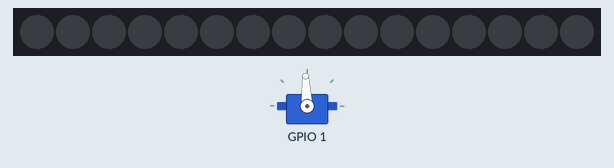
Bench run of a sketch on a simulated ESP32. Shown: 16 RGB LEDs in strip order, left to right, servo. Wiring (inferred from the names in the program): PCA9685 PWM driver at I2C address 0x40. Servo pulses on a pin are drawn as a servo (544–2400 µs = 0–180°); what the sketch prints to the serial monitor is not drawn.

Above: at 2.1 s.
Timing chart, 0 to 23.9 s (numbered marks = the images above):
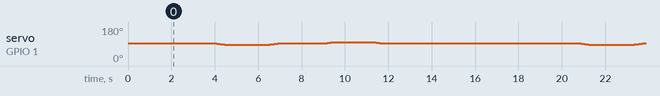

The sketch:

servo_ch1_test.ino
```cpp
/*
 * CYNEXIS — Single Servo Validation: MG996R #1 on PCA9685 CH1
 *
 * Hardware State:
 *   - ESP32: SDA = GPIO 21, SCL = GPIO 22
 *   - PCA9685 Address: 0x40
 *   - Target Channel: CH1 ONLY (CH0 bypassed)
 *   - Servo Power: XL4016 = 5.00V (Multimeter confirmed)
 *   - Servo Horn: DETACHED (Unloaded safety)
 *
 * Sequence:
 *   90° --> 85° --> 90° --> 95° --> 90° (Gradual movement, 0.5° steps @ 40ms)
 */

#include <Wire.h>

#define SDA_PIN       21
#define SCL_PIN       22
#define PCA9685_ADDR  0x40
#define TARGET_CH     1      // CH1 ONLY

#define MODE1         0x00
#define MODE2         0x01
#define PRESCALE      0xFE

// Microseconds for MG996R pulse width (500us = 0°, 1500us = 90°, 2500us = 180°)
#define MIN_US        500
#define MAX_US        2500

void pcaWriteReg(uint8_t reg, uint8_t val) {
  Wire.beginTransmission(PCA9685_ADDR);
  Wire.write(reg);
  Wire.write(val);
  Wire.endTransmission();
}

void setPWM(uint8_t channel, uint16_t on, uint16_t off) {
  uint8_t reg = 0x06 + (4 * channel);
  Wire.beginTransmission(PCA9685_ADDR);
  Wire.write(reg);
  Wire.write(on & 0xFF);
  Wire.write(on >> 8);
  Wire.write(off & 0xFF);
  Wire.write(off >> 8);
  Wire.endTransmission();
}

uint16_t angleToTicks(float angle) {
  if (angle < 0) angle = 0;
  if (angle > 180) angle = 180;

  float us = MIN_US + (angle / 180.0) * (MAX_US - MIN_US);
  // 50 Hz period = 20,000 us across 4096 ticks
  uint16_t ticks = (uint16_t)((us / 20000.0) * 4096.0 + 0.5);
  return ticks;
}

void setServoAngle(float angle) {
  uint16_t ticks = angleToTicks(angle);
  setPWM(TARGET_CH, 0, ticks);
}

void moveGradual(float startAngle, float endAngle, int stepDelayMs) {
  float step = (endAngle > startAngle) ? 0.5 : -0.5;
  float current = startAngle;

  while ((step > 0 && current <= endAngle) || (step < 0 && current >= endAngle)) {
    setServoAngle(current);
    delay(stepDelayMs);
    current += step;
  }
  setServoAngle(endAngle);
}

void setup() {
  Serial.begin(115200);
  while (!Serial && millis() < 3000) { delay(10); }

  Serial.println("\n==========================================");
  Serial.println("  CYNEXIS — SINGLE SERVO TEST (CH1 ONLY)  ");
  Serial.println("==========================================");
  Serial.println("Target: MG996R #1 on PCA9685 CH1");
  Serial.println("Power: XL4016 OUT = 5.00V");
  Serial.println("Horn: DETACHED");
  Serial.println("Sequence: 90° -> 85° -> 90° -> 95° -> 90°");
  Serial.println("------------------------------------------");

  Wire.begin(SDA_PIN, SCL_PIN);
  Wire.setClock(100000);

  // Initialize PCA9685
  pcaWriteReg(MODE1, 0x00);
  delay(10);

  // Set 50 Hz PWM frequency (Prescale 121 = 0x79)
  pcaWriteReg(MODE1, 0x10);          // Sleep mode
  pcaWriteReg(PRESCALE, 0x79);       // 50 Hz
  pcaWriteReg(MODE1, 0x00);          // Wake up
  delay(5);
  pcaWriteReg(MODE1, 0xA1);          // Auto-increment mode

  // Explicitly set MODE2 (0x01) = 0x04 (Totem-Pole output mode)
  pcaWriteReg(MODE2, 0x04);
  delay(5);

  // Clear all channels to OFF initially
  for (uint8_t ch = 0; ch < 16; ch++) {
    setPWM(ch, 0, 0);
  }

  Serial.println("\n[SETUP] Setting CH1 to initial 90° center position...");
  setServoAngle(90.0);
  delay(2000);
}

void loop() {
  Serial.println("\n--- Starting Gradual Movement Test ---");

  Serial.println("[STEP 1] Holding Center (90°)...");
  setServoAngle(90.0);
  delay(2000);

  Serial.println("[STEP 2] Moving Gradually: 90° --> 85°");
  moveGradual(90.0, 85.0, 40);
  delay(2000);

  Serial.println("[STEP 3] Moving Gradually: 85° --> 90°");
  moveGradual(85.0, 90.0, 40);
  delay(2000);

  Serial.println("[STEP 4] Moving Gradually: 90° --> 95°");
  moveGradual(90.0, 95.0, 40);
  delay(2000);

  Serial.println("[STEP 5] Returning to Center: 95° --> 90°");
  moveGradual(95.0, 90.0, 40);
  delay(2000);

  Serial.println("[CYCLE COMPLETE] Pausing 5s before repeating...");
  delay(5000);
}
```
